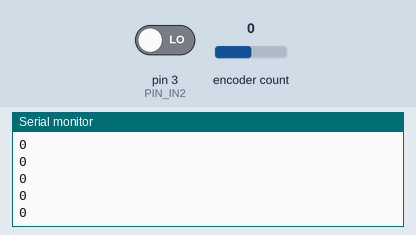
This sketch was run on a simulated Arduino Uno, built with avr-gcc and run on an emulated ATmega328P. Shown: the last lines printed to the serial monitor. Inputs (shaded band) come from the test bench; at power-on: encoder count 0, pin 3 (PIN_IN2) LOW.

Above: at 1.2 s.
1.3 s: encoder count set to 1
At 1.8 s:
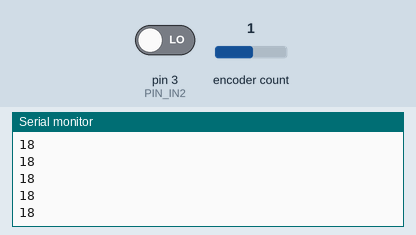
2.8 s: encoder count set to 2
At 3.4 s:
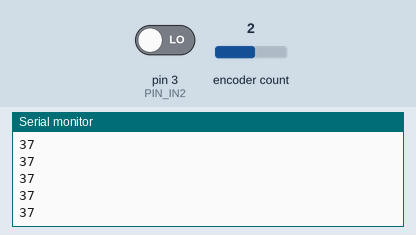
Timing chart, 0 to 5.8 s (numbered marks = the images above; inputs shaded):
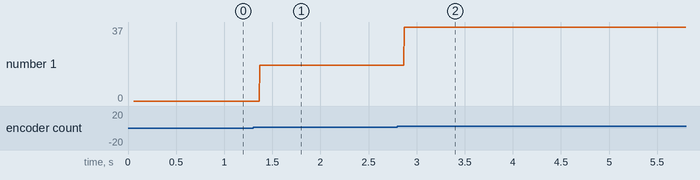

The sketch:

InterruptRotator_demo.ino
```cpp
#include <Arduino.h>
#include <RotaryEncoder.h>

#define PIN_IN1 2
#define PIN_IN2 3

RotaryEncoder *encoder = nullptr;


void checkPosition()
{
  encoder->tick(); // just call tick() to check the state.
}


void setup()
{
  Serial.begin(9600);
  while (!Serial)
    ;
  Serial.println("InterruptRotator example for the RotaryEncoder library.");

  // setup the rotary encoder functionality

  // use FOUR3 mode when PIN_IN1, PIN_IN2 signals are always HIGH in latch position.
  // encoder = new RotaryEncoder(PIN_IN1, PIN_IN2, RotaryEncoder::LatchMode::FOUR3);

  // use FOUR0 mode when PIN_IN1, PIN_IN2 signals are always LOW in latch position.
  // encoder = new RotaryEncoder(PIN_IN1, PIN_IN2, RotaryEncoder::LatchMode::FOUR0);

  // use TWO03 mode when PIN_IN1, PIN_IN2 signals are both LOW or HIGH in latch position.
  encoder = new RotaryEncoder(PIN_IN1, PIN_IN2, RotaryEncoder::LatchMode::TWO03);

  // register interrupt routine
  attachInterrupt(digitalPinToInterrupt(PIN_IN1), checkPosition, CHANGE);
  attachInterrupt(digitalPinToInterrupt(PIN_IN2), checkPosition, CHANGE);
} // setup()


// Read the current position of the encoder and print out when changed.
void loop()
{
  static int pos = 0;

  encoder->tick(); // just call tick() to check the state.

  int newPos = encoder->getPosition();
  if (pos != newPos) {
 /*   Serial.print("pos:");
    Serial.print(newPos);
    Serial.print(" dir:");
    Serial.println((int)(encoder->getDirection()));*/
    pos = newPos;
  }
int angulo=map(pos,0,19,0,180);
Serial.println(angulo);

}
```

Measured:
- after the input at 1.3 s, the serial monitor: prints a new line after 0.07 s (image 1)
- after the input at 2.8 s, the serial monitor: prints a new line after 0.07 s (image 2)
- plotted number 1: 0 → 18 after the input at 1.3 s, 18 → 37 after the input at 2.8 s
